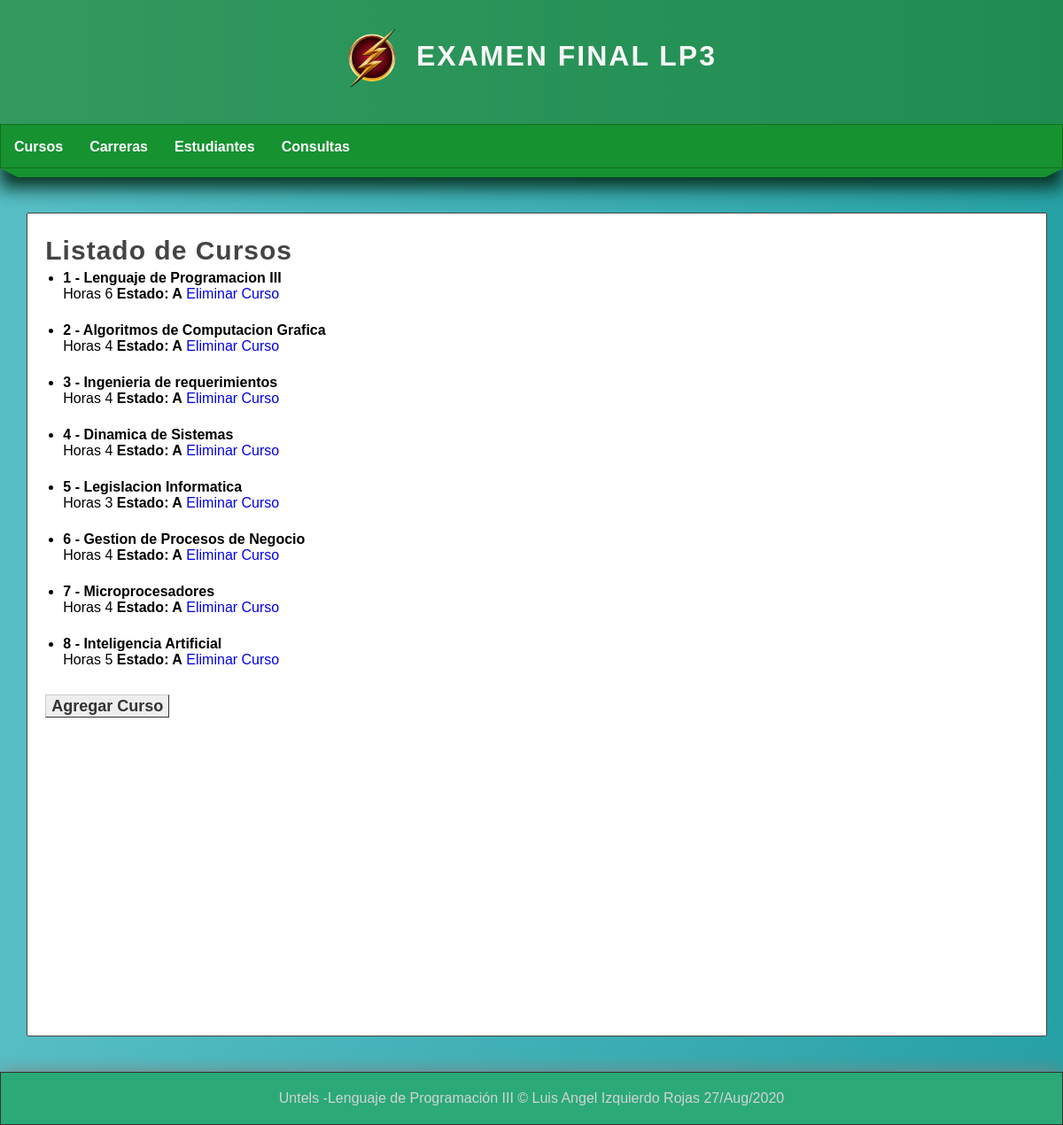
Screenshot of /cursos/ with the database file from the repository.
### miapp/models.py (models this page shows)
class Curso(models.Model):
    idcurso = models.IntegerField()
    codigo = models.CharField(max_length=10)
    nombre = models.CharField(max_length=120)
    horas = models.CharField(max_length=2)
    creditos = models.IntegerField()
    estado = models.CharField(max_length=1)

### miapp/views.py (the view)
# urls.py: path('cursos/',views.cursos, name="cursos"),
def cursos(request):
    cursos = Curso.objects.all()
    return render(request, 'cursos.html', {
        'cursos': cursos,
        'Titulo':'Cursos',
    })

### miapp/templates/cursos.html (shortened to what this page needs)
{%extends 'layout.html'%}
{% block content %}
    <h1 class="title">Listado de Cursos</h1>
    <ul>
            {%for curso in cursos %}
                <li>
                    <h4>
                        {{curso.id}} - {{curso.nombre}}
                    </h4>
                <span>Horas {{curso.horas}}</span>
                <strong>Estado: {{curso.estado}}</strong>
                <a href="{% url 'eliminar_cursos' id=curso.idcurso %}">Eliminar Curso</a>
                </li><br>
            {% endfor %}
    </ul>
    <a href="{% url 'agregar_cursos'%}" class="btn btn-success">Agregar Curso</a>
{% endblock %}

### miapp/templates/layout.html (shortened to what this page needs)
<!DOCTYPE html>
<html lang="en">
<head>
    {% load static %}
        <link rel="stylesheet" type="text/css" href="{% static 'css/style.css' %}" />
</head>
<body>
    <header>
        <div class="contenedor-logo" id='logotipo'>
            <img src="{% static 'images/flash1.png' %}" alt="">
            <h1>EXAMEN FINAL LP3</h1>
        </div>
    </header>
    <nav class="nav nav-bar">
        <ul>
            <li>
                <a href ="{% url 'cursos' %}">Cursos</a>
            </li>
            <li>
                <a href ="{% url 'carreras' %}">Carreras</a>
            </li>
            <li>
                <a href ="{% url 'estudiantes' %}">Estudiantes</a>
            </li>
            <li>
                <a href ="{% url 'consultas' %}">Consultas</a>
            </li>
        </ul>
    </nav>
    <div class="barra">
        <span class="esquina-izquierda"></span>
        <span class="relleno-barra"></span>
        <span class="esquina-derecha"></span>
    </div>
        <div class="" id="content">
            <div class="box">
                {% block content %}{% endblock %}
            </div>
        </div>
        <footer>
            Untels -Lenguaje de Programación III &COPY; Luis Angel Izquierdo Rojas
            {% now "d/M/Y"%}
        </footer>
</body>
</html>

### miapp/static/css/style.css (style rules this page uses)
* { margin: 0px; padding: 0px; box-sizing: border-box; font-family: Arial, Helvetica, sans-serif; text-decoration: none; }
body { background: linear-gradient(to right, #56bec5, #27a1a5); }
.box p, .box h2, .box h3, .box ul { margin-top:5px; margin-bottom:5px; }
.box ul, .box ol { margin-left:20px; margin-bottom:10px; }
header { width: 100%; height: 140px; background-color: #1b801896; margin: 0 auto; }
#logotipo { width: 35%; height: 130px; margin: 0 auto; padding-top: 10px; }
#logotipo h1 { display: block; float: left; margin-top: 35px; margin-left: 20px; letter-spacing: 2px; font-family: sans-serif; font-weight: bold; color: rgb(246, 246, 246); }
#logotipo img { display: block; width: 60px; float: left; margin-top: 20px; }
.nav { width: 100%; height: 50px; margin: 0 auto; display: flex; background: rgb(22, 146, 49); border: 1px solid #10550d96; box-shadow: 0px 22px 20px rgb(8, 49, 33); font-weight: bold; }
.nav ul { list-style: none; text-decoration: none; color: white; }
.nav ul li { line-height:50px ; float: left; }
.nav ul li a { display: block; padding: 0 15px; color: white; }
.barra { width: 100%; margin: 0 auto; display: flex; flex-direction: row; }
.esquina-izquierda { display: block; border-left: 20px solid transparent; border-top: 10px solid rgb(22, 146, 49); float: left; }
.esquina-derecha { display: block; border-right: 20px solid transparent; border-top: 10px solid rgb(22, 146, 49); float: right; }
.relleno-barra { display: block; width: 100%; height: 10px; background: rgb(22, 146, 49); float: left; }
#content { width: 1212px; min-height: 930px; margin: 0 auto; margin-bottom: 40px; margin-top: 40px; }
.box { background: #fff; width: 95%; min-height: 930px; padding: 20px; border: 1px solid #494242; border-radius: 2px; margin: 0 auto; }
.title { color:#444; letter-spacing: 1px; font-size: 30px; margin-bottom: 4px; margin-top: 5px; }
.btn { font: bold 18px sans-serif; text-decoration: none; background-color: #EEEEEE; color: #333333; padding: 2px 6px 2px 6px; border-top: 1px solid #CCCCCC; border-right: 1px solid #333333; border-bottom: 1px solid #333333; border-left: 1px solid #CCCCCC; }
footer { width: 1200px; background: #2ba977;; border:1px solid #333; color: #d1d4d6; text-align: center; margin: 0 auto; padding-top: 20px; padding-bottom: 20px; box-shadow: 0px 0px 20px gray; }

### rows the page displays
Curso: id "1", nombre "Lenguaje de Programacion III", horas "6", estado "A"
Curso: id "2", nombre "Algoritmos de Computacion Grafica", horas "4", estado "A"
Curso: id "3", nombre "Ingenieria de requerimientos", horas "4", estado "A"
Curso: id "4", nombre "Dinamica de Sistemas", horas "4", estado "A"
Curso: id "5", nombre "Legislacion Informatica", horas "3", estado "A"
Curso: id "6", nombre "Gestion de Procesos de Negocio", horas "4", estado "A"
Curso: id "7", nombre "Microprocesadores", horas "4", estado "A"
Curso: id "8", nombre "Inteligencia Artificial", horas "5", estado "A"
